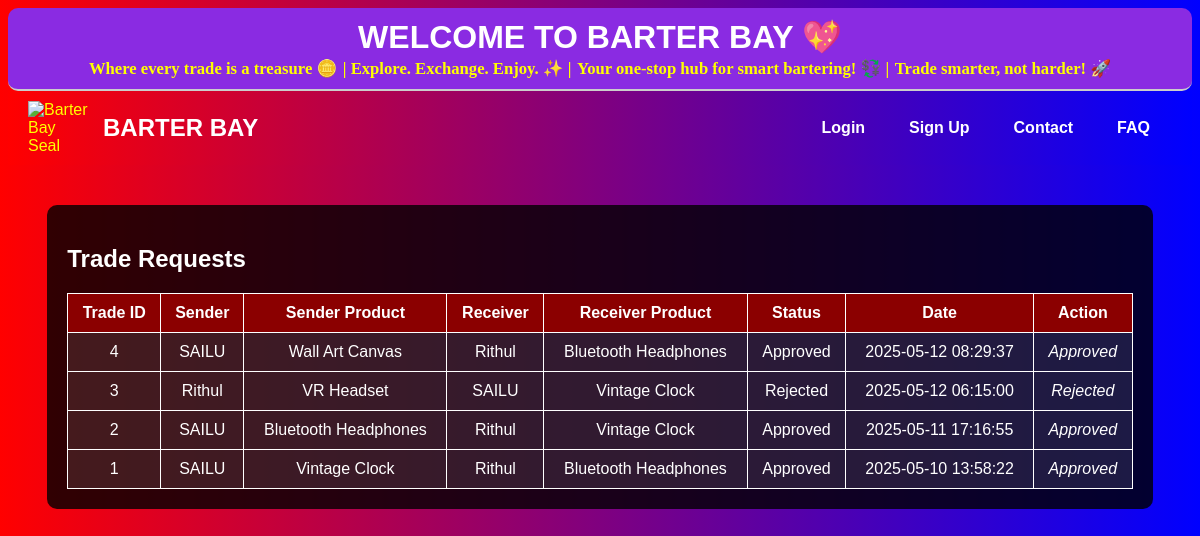
The page /view_trades.php on the database its author committed.
### tables this page shows
CREATE TABLE trades (
    id INTEGER PRIMARY KEY AUTOINCREMENT,
    sender_id INTEGER NOT NULL,
    receiver_id INTEGER NOT NULL,
    sender_product_id INTEGER NOT NULL,
    receiver_product_id INTEGER NOT NULL,
    status TEXT DEFAULT 'Pending', -- Emulate ENUM
    trade_date TIMESTAMP DEFAULT CURRENT_TIMESTAMP,
    FOREIGN KEY (sender_id) REFERENCES users(id) ON DELETE CASCADE,
    FOREIGN KEY (receiver_id) REFERENCES users(id) ON DELETE CASCADE,
    FOREIGN KEY (sender_product_id) REFERENCES products(id) ON DELETE CASCADE,
    FOREIGN KEY (receiver_product_id) REFERENCES products(id) ON DELETE CASCADE
);

### view_trades.php (the view, shortened to what this page needs)
<?php
include 'config.php';
$trades = $conn->query("SELECT t.*,
    u1.name AS sender_name, u2.name AS receiver_name,
    p1.name AS sender_product, p2.name AS receiver_product
    FROM trades t
    JOIN users u1 ON t.sender_id = u1.id
    JOIN users u2 ON t.receiver_id = u2.id
    JOIN products p1 ON t.sender_product_id = p1.id
    JOIN products p2 ON t.receiver_product_id = p2.id
    ORDER BY t.trade_date DESC");
?>
<!DOCTYPE html>
<html lang="en">
<head>
</head>
<body>
<?php include 'navbar.php'; ?>
<div class="container">
    <h2>Trade Requests</h2>
    <table>
        <tr>
            <th>Trade ID</th>
            <th>Sender</th>
            <th>Sender Product</th>
            <th>Receiver</th>
            <th>Receiver Product</th>
            <th>Status</th>
            <th>Date</th>
            <th>Action</th>
        </tr>
        <?php while ($row = $trades->fetchArray(SQLITE3_ASSOC)): ?>
            <tr>
                <td><?= $row['id'] ?></td>
                <td><?= htmlspecialchars($row['sender_name']) ?></td>
                <td><?= htmlspecialchars($row['sender_product']) ?></td>
                <td><?= htmlspecialchars($row['receiver_name']) ?></td>
                <td><?= htmlspecialchars($row['receiver_product']) ?></td>
                <td><?= $row['status'] ?></td>
                <td><?= $row['trade_date'] ?></td>
                <td>
                    <?php if ($row['status'] === 'Pending'): ?>
                        <form method="POST" style="display:inline;">
                            <input type="hidden" name="trade_id" value="<?= $row['id'] ?>">
                            <button type="submit" name="action" value="Approve" class="btn">Approve</button>
                            <button type="submit" name="action" value="Reject" class="btn">Reject</button>
                        </form>
                    <?php else: ?>
                        <em><?= $row['status'] ?></em>
                    <?php endif; ?>
                </td>
            </tr>
        <?php endwhile; ?>
    </table>
</div>
</body>
</html>

### view_trades.php (style rules this page uses)
body { font-family: Arial; background: linear-gradient(to right, red, blue); color: white; }
.container { width: 90%; margin: 40px auto; background: rgba(0,0,0,0.8); padding: 20px; border-radius: 10px; }
table { width: 100%; border-collapse: collapse; color: white; }
th, td { padding: 10px; border: 1px solid white; text-align: center; }
th { background: darkred; }
td { background: rgba(255,255,255,0.1); }

### rows shown on the page
trades: id "4", sender_name "SAILU", sender_product "Wall Art Canvas", receiver_name "Rithul", receiver_product "Bluetooth Headphones", status "Approved", trade_date "2025-05-12 08:29:37"
trades: id "3", sender_name "Rithul", sender_product "VR Headset", receiver_name "SAILU", receiver_product "Vintage Clock", status "Rejected", trade_date "2025-05-12 06:15:00"
trades: id "2", sender_name "SAILU", sender_product "Bluetooth Headphones", receiver_name "Rithul", receiver_product "Vintage Clock", status "Approved", trade_date "2025-05-11 17:16:55"
trades: id "1", sender_name "SAILU", sender_product "Vintage Clock", receiver_name "Rithul", receiver_product "Bluetooth Headphones", status "Approved", trade_date "2025-05-10 13:58:22"
